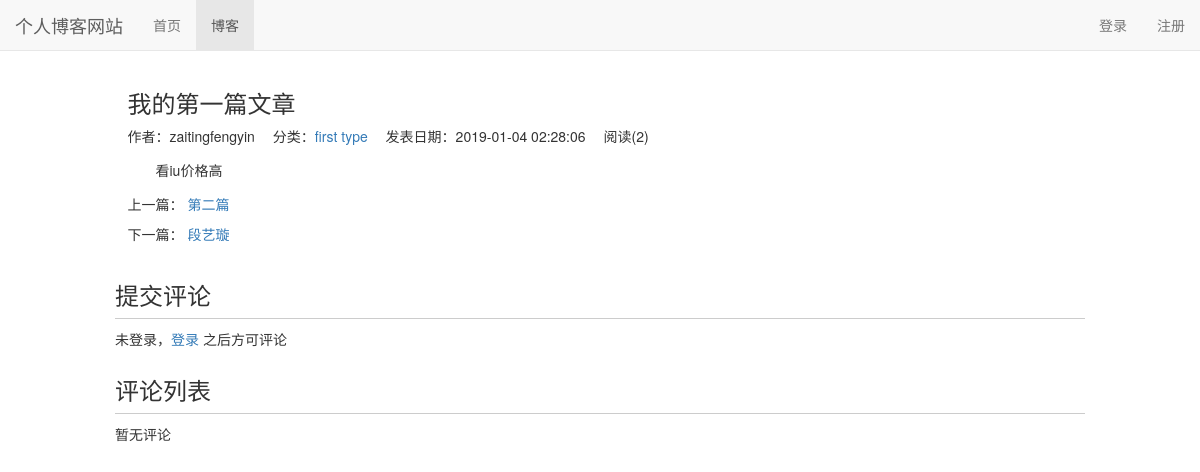
Page /blog/3 on the committed database.
### blog/models.py (models this page shows, shortened)
class Blog(models.Model):
    title = models.CharField(max_length=50)
    blog_type = models.ForeignKey(BlogType, on_delete=models.DO_NOTHING)
    content = RichTextUploadingField()
    author = models.ForeignKey(User, on_delete=models.DO_NOTHING)
    created_time = models.DateTimeField(auto_now_add=True)
    last_updated_time = models.DateTimeField(auto_now=True)
    def get_read_num(self):
        try:
            return self.read_num.read_num
        except exceptions.ObjectDoesNotExist:
            return 0
    class Meta:
        ordering = ['-created_time']

class BlogType(models.Model):
    type_name = models.CharField(max_length=15)
    def __str__(self):
        return self.type_name

class ReadNum(models.Model):
    read_num = models.IntegerField(default=0)
    blog = models.OneToOneField(Blog, on_delete=models.DO_NOTHING, related_name="read_num")

### blog/views.py (the view)
# urls.py: path('<int:blog_pk>', views.blog_detail, name="blog_detail"),
def blog_detail(request, blog_pk):
    blog = get_object_or_404(Blog, pk=blog_pk)
    if not request.COOKIES.get('blog_%s_readed' % blog_pk):
        readnum, created = ReadNum.objects.get_or_create(blog=blog)
        readnum.read_num += 1
        readnum.save()
        readnum, created = ReadDetail.objects.get_or_create(blog=blog, date=timezone.now().date())
        readnum.read_detail_num += 1
        readnum.save()
    context = {}
    context['previous_blog'] = Blog.objects.filter(created_time__gt=blog.created_time).last()
    context['next_blog'] = Blog.objects.filter(created_time__lt=blog.created_time).first()
    context['blog'] = blog
    form = CommentForm()
    comment_list = blog.comment.all().filter(parent=None)
    context["form"] = form
    context["comment_list"] = comment_list
    response = render(request, 'blog/blog_detail.html', context)  # 响应
    response.set_cookie('blog_%s_readed' % blog_pk, 'true')
    return response

### templates/blog/blog_detail.html (shortened to what this page needs)
{% extends 'base.html' %}
{% block nav_blog_active %}active{% endblock %}
{% load staticfiles %}
{% block header_extends %}
    <link rel="stylesheet" href="{% static 'blog/blog.css' %}">
{% endblock %}
{% block content %}
    <div class="container">
        <div class="row">
            <div class="col-xs-10 col-xs-offset-1">
                <h3>{{ blog.title }}</h3>
                <ul class="blog-info-description">
                    <li>作者：{{ blog.author }}</li>
                    <li>分类：<a href="{% url 'blogs_with_type' blog.blog_type.pk %}">{{ blog.blog_type }}</a></li>
                    <li>发表日期：{{ blog.created_time|date:"Y-m-d H:i:s" }}</li>
                    <li>阅读({{ blog.get_read_num }})</li>
                </ul>
                <div class="blog-content">{{ blog.content|safe }}</div>
                <div class="blog-more">
                    <p>上一篇：
                        {% if previous_blog %}
                            <a href="{% url 'blog_detail' previous_blog.pk %}">{{ previous_blog.title }}</a>
                        {% else %}
                            没有了
                        {% endif %}
                    </p>
                    <p>下一篇：
                        {% if next_blog %}
                            <a href="{% url 'blog_detail' next_blog.pk %}">{{ next_blog.title }}</a>
                        {% else %}
                            没有了
                        {% endif %}
                    </p>
                </div>
            </div>
        <div class="row">
            <div class="col-xs-10 col-xs-offset-1">
                <div class="comment-area">
                    <h3 class="comment-area-title">提交评论</h3>
                    {% if user.is_authenticated %}
                        <form id="comment_form" action="{% url 'comment:post_comment' blog.pk%}" method="POST" style="overflow:hidden">
                            {% csrf_token %}
                            {{ form }}
                            <input type="submit" value="评论" class="btn btn-primary" style="float:right">
                        </form>
                    {% else %}
                        未登录，<a href="{% url 'login' %}?next={{ request.path }}">登录</a> 之后方可评论
                    {% endif %}
                </div>
                <div class="comment-area">
                    <h3 class="comment-area-title">评论列表</h3>
                    <div id="comment_list">
                        {% for comment in comment_list %}
                        <div>
                            {{ comment.user.username }}
                            ({{ comment.comment_time|date:"Y-m-d H:i:s" }})：
                            {{ comment.text }}
                            {% for reply in comment.root_comment.all %}
                                <div class="reply">
                                    <span>{{ reply.user.username }}</span>
                                    <span>({{ reply.comment_time|date:"Y-m-d H:i:s" }})</span>
                                    <span>回复</span>
                                    <span>{{ reply.reply_to.username }}：</span>
                                    <div id="comment_{{ reply.pk }}">
                                        {{ reply.text|safe }}
                                    </div>
                                    <a href="javascript:reply({{ reply.pk }});">回复</a>
                                </div>
                             {% endfor %}
                        </div>
                    {% empty %}
                        暂无评论
                    {% endfor %}
                    </div>
                </div>
            </div>
        </div>
    </div>
{% endblock %}

### static/base.css (style rules this page uses)
* { margin: 0; padding: 0; }
body { margin-top: 70px!important; }
ul { list-style-type: none!important; }

### static/blog/blog.css (style rules this page uses)
ul.blog-info-description { list-style-type: none; margin-bottom: 1em; }
ul.blog-info-description li { display: inline-block; margin-right: 1em; }
div.blog-content { text-indent: 2em; }
div.blog-more { margin-top: 1em; }
div.comment-area { margin-top: 2em; }
h3.comment-area-title { border-bottom: 1px solid #ccc; padding-bottom: 0.4em; }

### rows in the picture
Blog: title "我的第一篇文章", author "zaitingfengyin", blog_type "first type", created_time "2019-01-04 02:28:06", get_read_num "2", content "看iu价格高"
Blog: title "第二篇"
Blog: title "段艺璇"
